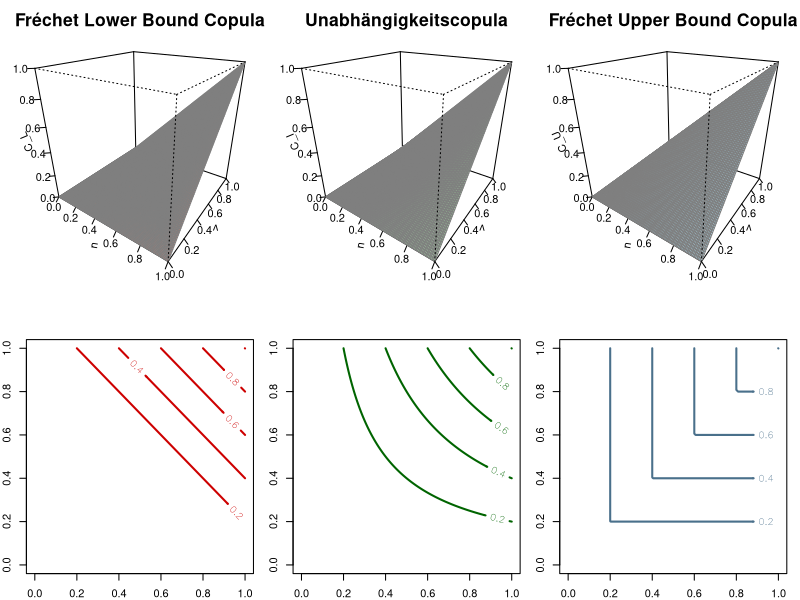

Here is the R script that generated this plot:
# Grid
u <- seq(0, 1, length.out = 100)
v <- seq(0, 1, length.out = 100)

# Copulas upper, independence, lower
C_U <- outer(u, v, function(u, v) pmin(u, v))
C_I <- outer(u, v, function(u, v) u * v)
C_L <- outer(u, v, function(u, v) pmax(u + v - 1, 0))

# layout: 2*3 
par(mfrow = c(2, 3), mar = c(2, 2, 3, 1))

# Farben
col_upper <- adjustcolor("skyblue", alpha.f = 0.6)
col_ind   <- adjustcolor("palegreen3", alpha.f = 0.6)
col_lower <- adjustcolor("tomato", alpha.f = 0.6)

# 3d plots

persp(u, v, C_L,
      theta = 35, phi = 25,
      col = col_lower,
      border = "grey50",
      shade = 0.3,
      ltheta = 120,
      ticktype = "detailed",
      main = "Fréchet Lower Bound Copula",
      cex.main = 1.6)

persp(u, v, C_I,
      theta = 35, phi = 25,
      col = col_ind,
      border = "grey50",
      shade = 0.3,
      ltheta = 120,
      ticktype = "detailed",
      main = "Unabhängigkeitscopula",
      cex.main = 1.6)

persp(u, v, C_U,
      theta = 35, phi = 25,
      col = col_upper,
      border = "grey50",
      shade = 0.3,
      ltheta = 120,
      ticktype = "detailed",
      main = "Fréchet Upper Bound Copula",
      cex.main = 1.6)

# konturplots

contour(u, v, C_L,
        levels = seq(0, 1, by = 0.2),
        col = "red3",
        lwd = 2,
        xlab = "u", ylab = "v",
        cex.main = 1.4)

contour(u, v, C_I,
        levels = seq(0, 1, by = 0.2),
        col = "darkgreen",
        lwd = 2,
        xlab = "u", ylab = "v",
        cex.main = 1.4)

contour(u, v, C_U,
        levels = seq(0, 1, by = 0.2),
        col = "skyblue4",
        lwd = 2,
        xlab = "u", ylab = "v",
        cex.main = 1.4)
